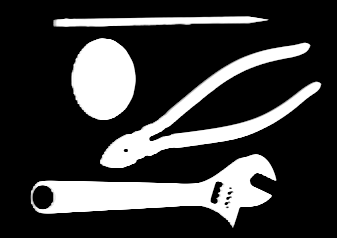
//> input picture 1.Gradient/cpp/images/tools.png, 337 x 238 px
$ ./main   (built with g++ and OpenCV 4)
//> lines starting //> are read from the running program, lines starting //| are printed output that depends on the picture; after the words box and inside, x2 and y2 are one past the last pixel; in counts of white or black regions, pixels touching at a corner belong together
#include <iostream>
#include "opencv2/imgcodecs.hpp"
#include "opencv2/core/mat.hpp"
#include "opencv2/highgui.hpp"

enum Direction{ X, Y};

float get_pixel_value(cv::Mat input, int row, int col){
    if ((row < 0) || (col < 0) || (row >= input.rows) || (col >= input.cols)){
        return 0;
    }
    else{
        return input.at<uchar>(row, col);
    }
}

cv::Mat gradient(cv::Mat image, Direction direction){
    cv::Mat output = cv::Mat::zeros(cv::Size(image.cols, image.rows), CV_8UC1);
    float prev=0, next=0;
    for (int i = 0; i < image.rows; i++){
        for (int j = 0; j < image.cols; j++){
            // std::cout << i << " " << j << std::endl;
            if (direction == X){
                prev = get_pixel_value(image, i, j-1);
                next = get_pixel_value(image, i, j+1);
            }
            else{
                prev = get_pixel_value(image, i-1, j);
                next = get_pixel_value(image, i+1, j);
            }
            output.at<uchar>(i,j) = next + prev - 2*(get_pixel_value(image, i, j));
        }
    }
    return output;
}

cv::Mat zero_crossing(cv::Mat image, Direction direction){
    cv::Mat output = cv::Mat::zeros(cv::Size(image.cols, image.rows), CV_8UC1);
    float prev=0, next=0;
    for (int i = 0; i < image.rows; i++){
        for (int j = 0; j < image.cols; j++){
            if (direction == X){
                prev = get_pixel_value(image, i, j-1);
                next = get_pixel_value(image, i, j+1);
            }
            else{
                prev = get_pixel_value(image, i-1, j);
                next = get_pixel_value(image, i+1, j);
            }
            if (get_pixel_value(image, i, j) == 0){
                output.at<uchar>(i,j) = 255;
            }
            else if ((prev > 0 && next <=0) || (prev <0 && next >=0)){
                output.at<uchar>(i,j) = 255;
            }
        }
    }
    return output;
}

int main(){
    std::string INPUT_IMAGE{"images/tools.png"};
    cv::Mat image = cv::imread(INPUT_IMAGE, cv::IMREAD_GRAYSCALE);
//> image is the input picture: 238 rows x 337 cols, CV_8UC1; min 0, max 255, mean 59
    cv::Mat grad_x{gradient(image, X)};
//> after the loop in gradient, `for (int i = 0; i < image.rows; i++)`:
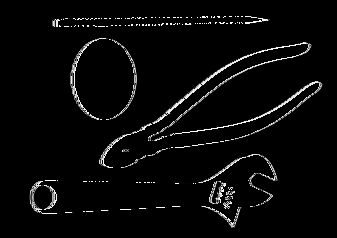
//> output: 238 rows x 337 cols, CV_8UC1; min 0, max 255, mean 8.8
//> after the loop in gradient, `for (int i = 0; i < image.rows; i++)`: prev = 0
    cv::Mat grad_y{gradient(image, Y)};
//> after the loop in gradient (call 2), `for (int i = 0; i < image.rows; i++)`:
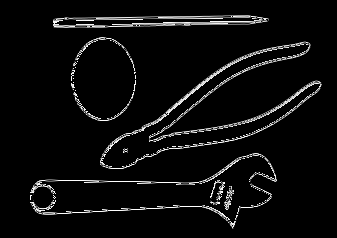
//> output: 238 rows x 337 cols, CV_8UC1; min 0, max 255, mean 12.3
    cv::Mat grad{grad_x.mul(grad_x) + grad_y.mul(grad_y)};
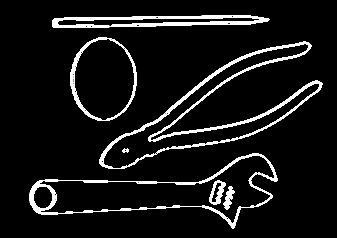
//> grad: 238 rows x 337 cols, CV_8UC1; min 0, max 255, mean 21.8


    cv::Mat zero_crossing_x{zero_crossing(grad, X)};
//> after the loop in zero_crossing, `for (int i = 0; i < image.rows; i++)`:
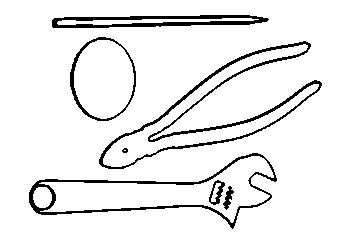
//> output: 238 rows x 337 cols, CV_8UC1; 92.1% white; 7 black regions, largest, box (x1, y1, x2, y2) and area: (99, 41, 322, 169) 2313, (29, 153, 277, 229) 1666, (52, 15, 269, 28) 1457
    cv::Mat zero_crossing_y{zero_crossing(grad, Y)};
//> after the loop in zero_crossing (call 2), `for (int i = 0; i < image.rows; i++)`:
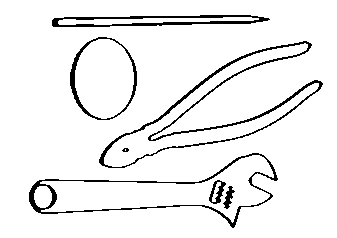
//> output: 238 rows x 337 cols, CV_8UC1; 93.5% white; black in thin lines or dots, all inside (x1, y1, x2, y2) = (29, 15, 323, 228)
    cv::Mat zero_crossing{zero_crossing_x | zero_crossing_y};
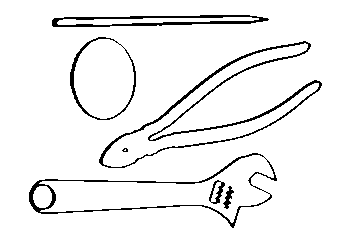
//> zero_crossing: 238 rows x 337 cols, CV_8UC1; 93.9% white; black in thin lines or dots, all inside (x1, y1, x2, y2) = (29, 15, 322, 228)
    cv::imshow("original",image);
    cv::imshow("grad", grad);
    cv::imshow("zero crossing", zero_crossing);
    cv::waitKey(0);
    cv::destroyAllWindows();

    return 0;
}
